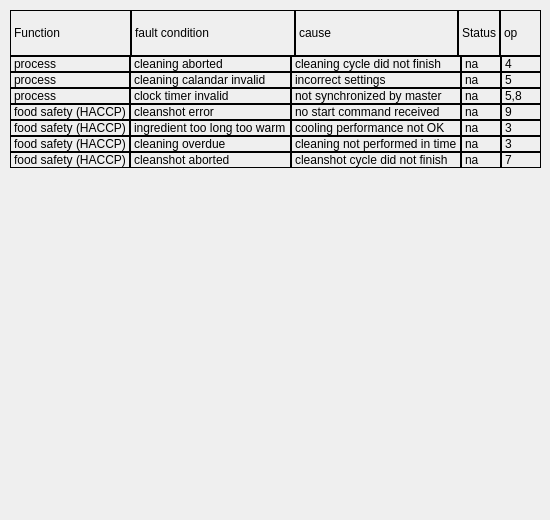
       <widget class="QWidget" name="pg_clean">
        <widget class="QWidget" name="verticalLayoutWidget_7">
         <property name="geometry">
          <rect>
           <x>10</x>
           <y>10</y>
           <width>531</width>
           <height>501</height>
          </rect>
         </property>
         <layout class="QVBoxLayout" name="verticalLayout_7" stretch="1,10">
          <property name="spacing">
           <number>0</number>
          </property>
          <item>
           <layout class="QHBoxLayout" name="horizontalLayout_8" stretch="2,4,4,1,1">
            <property name="spacing">
             <number>0</number>
            </property>
            <item>
             <widget class="QLabel" name="label_114">
              <property name="frameShape">
               <enum>QFrame::Panel</enum>
              </property>
              <property name="text">
               <string>Function                    </string>
              </property>
             </widget>
            </item>
            <item>
             <widget class="QLabel" name="label_126">
              <property name="frameShape">
               <enum>QFrame::Panel</enum>
              </property>
              <property name="text">
               <string>fault condition</string>
              </property>
             </widget>
            </item>
            <item>
             <widget class="QLabel" name="label_131">
              <property name="frameShape">
               <enum>QFrame::Panel</enum>
              </property>
              <property name="text">
               <string>cause</string>
              </property>
             </widget>
            </item>
            <item>
             <widget class="QLabel" name="label_132">
              <property name="frameShape">
               <enum>QFrame::Panel</enum>
              </property>
              <property name="text">
               <string>Status</string>
              </property>
             </widget>
            </item>
            <item>
             <widget class="QLabel" name="label_133">
              <property name="frameShape">
               <enum>QFrame::Panel</enum>
              </property>
              <property name="text">
               <string>op</string>
              </property>
             </widget>
            </item>
           </layout>
          </item>
          <item>
           <layout class="QGridLayout" name="gridLayout_7" columnstretch="2,4,4,1,1">
            <property name="spacing">
             <number>0</number>
            </property>
            <item row="4" column="3">
             <widget class="QLabel" name="lb_bit_54">
              <property name="frameShape">
               <enum>QFrame::Panel</enum>
              </property>
              <property name="text">
               <string>na</string>
              </property>
             </widget>
            </item>
            <item row="0" column="0">
             <widget class="QLabel" name="label_146">
              <property name="frameShape">
               <enum>QFrame::Panel</enum>
              </property>
              <property name="text">
               <string>process</string>
              </property>
             </widget>
            </item>
            <item row="0" column="3">
             <widget class="QLabel" name="lb_bit_50">
              <property name="frameShape">
               <enum>QFrame::Panel</enum>
              </property>
              <property name="text">
               <string>na</string>
              </property>
             </widget>
            </item>
            <item row="0" column="2">
             <widget class="QLabel" name="label_148">
              <property name="frameShape">
               <enum>QFrame::Panel</enum>
              </property>
              <property name="text">
               <string>cleaning cycle did not finish</string>
              </property>
             </widget>
            </item>
            <item row="1" column="3">
             <widget class="QLabel" name="lb_bit_51">
              <property name="frameShape">
               <enum>QFrame::Panel</enum>
              </property>
              <property name="text">
               <string>na</string>
              </property>
             </widget>
            </item>
            <item row="1" column="0">
             <widget class="QLabel" name="label_147">
              <property name="frameShape">
               <enum>QFrame::Panel</enum>
              </property>
              <property name="text">
               <string>process</string>
              </property>
             </widget>
            </item>
            <item row="5" column="3">
             <widget class="QLabel" name="lb_bit_55">
              <property name="frameShape">
               <enum>QFrame::Panel</enum>
              </property>
              <property name="text">
               <string>na</string>
              </property>
             </widget>
            </item>
            <item row="1" column="1">
             <widget class="QLabel" name="label_161">
              <property name="frameShape">
               <enum>QFrame::Panel</enum>
              </property>
              <property name="text">
               <string>cleaning calandar invalid</string>
              </property>
             </widget>
            </item>
            <item row="5" column="0">
             <widget class="QLabel" name="label_135">
              <property name="frameShape">
               <enum>QFrame::Panel</enum>
              </property>
              <property name="text">
               <string>food safety (HACCP)</string>
              </property>
             </widget>
            </item>
            <item row="4" column="0">
             <widget class="QLabel" name="label_137">
              <property name="frameShape">
               <enum>QFrame::Panel</enum>
              </property>
              <property name="text">
               <string>food safety (HACCP)</string>
              </property>
             </widget>
            </item>
            <item row="0" column="4">
             <widget class="QLabel" name="label_144">
              <property name="frameShape">
               <enum>QFrame::Panel</enum>
              </property>
              <property name="text">
               <string>4</string>
              </property>
             </widget>
            </item>
            <item row="3" column="0">
             <widget class="QLabel" name="label_143">
              <property name="frameShape">
               <enum>QFrame::Panel</enum>
              </property>
              <property name="text">
               <string>food safety (HACCP)</string>
              </property>
             </widget>
            </item>
            <item row="0" column="1">
             <widget class="QLabel" name="label_136">
              <property name="frameShape">
               <enum>QFrame::Panel</enum>
              </property>
              <property name="text">
               <string>cleaning aborted</string>
              </property>
             </widget>
            </item>
            <item row="2" column="3">
             <widget class="QLabel" name="lb_bit_52">
              <property name="frameShape">
               <enum>QFrame::Panel</enum>
              </property>
              <property name="text">
               <string>na</string>
              </property>
             </widget>
            </item>
            <item row="3" column="3">
             <widget class="QLabel" name="lb_bit_53">
              <property name="frameShape">
               <enum>QFrame::Panel</enum>
              </property>
              <property name="text">
               <string>na</string>
              </property>
             </widget>
            </item>
            <item row="2" column="0">
             <widget class="QLabel" name="label_134">
              <property name="frameShape">
               <enum>QFrame::Panel</enum>
              </property>
              <property name="text">
               <string>process</string>
              </property>
             </widget>
            </item>
            <item row="5" column="1">
             <widget class="QLabel" name="label_167">
              <property name="frameShape">
               <enum>QFrame::Panel</enum>
              </property>
              <property name="text">
               <string>cleaning overdue</string>
              </property>
             </widget>
            </item>
            <item row="3" column="1">
             <widget class="QLabel" name="label_164">
              <property name="frameShape">
               <enum>QFrame::Panel</enum>
              </property>
              <property name="text">
               <string>cleanshot error</string>
              </property>
             </widget>
            </item>
            <item row="2" column="1">
             <widget class="QLabel" name="label_162">
              <property name="frameShape">
               <enum>QFrame::Panel</enum>
              </property>
              <property name="text">
               <string>clock timer invalid</string>
              </property>
             </widget>
            </item>
            <item row="4" column="1">
             <widget class="QLabel" name="label_166">
              <property name="frameShape">
               <enum>QFrame::Panel</enum>
              </property>
              <property name="text">
               <string>ingredient too long too warm</string>
              </property>
             </widget>
            </item>
            <item row="6" column="0">
             <widget class="QLabel" name="label_168">
              <property name="frameShape">
               <enum>QFrame::Panel</enum>
              </property>
              <property name="text">
               <string>food safety (HACCP)</string>
              </property>
             </widget>
            </item>
            <item row="6" column="1">
             <widget class="QLabel" name="label_169">
              <property name="frameShape">
               <enum>QFrame::Panel</enum>
              </property>
              <property name="text">
               <string>cleanshot aborted</string>
              </property>
             </widget>
            </item>
            <item row="6" column="3">
             <widget class="QLabel" name="lb_bit_56">
              <property name="frameShape">
               <enum>QFrame::Panel</enum>
              </property>
              <property name="text">
               <string>na</string>
              </property>
             </widget>
            </item>
            <item row="1" column="2">
             <widget class="QLabel" name="label_171">
              <property name="frameShape">
               <enum>QFrame::Panel</enum>
              </property>
              <property name="text">
               <string>incorrect settings</string>
              </property>
             </widget>
            </item>
            <item row="2" column="2">
             <widget class="QLabel" name="label_172">
              <property name="frameShape">
               <enum>QFrame::Panel</enum>
              </property>
              <property name="text">
               <string>not synchronized by master</string>
              </property>
             </widget>
            </item>
            <item row="3" column="2">
             <widget class="QLabel" name="label_173">
              <property name="frameShape">
               <enum>QFrame::Panel</enum>
              </property>
              <property name="text">
               <string>no start command received</string>
              </property>
             </widget>
            </item>
            <item row="4" column="2">
             <widget class="QLabel" name="label_174">
              <property name="frameShape">
               <enum>QFrame::Panel</enum>
              </property>
              <property name="text">
               <string>cooling performance not OK</string>
              </property>
             </widget>
            </item>
            <item row="5" column="2">
             <widget class="QLabel" name="label_175">
              <property name="frameShape">
               <enum>QFrame::Panel</enum>
              </property>
              <property name="text">
               <string>cleaning not performed in time</string>
              </property>
             </widget>
            </item>
            <item row="6" column="2">
             <widget class="QLabel" name="label_176">
              <property name="frameShape">
               <enum>QFrame::Panel</enum>
              </property>
              <property name="text">
               <string>cleanshot cycle did not finish</string>
              </property>
             </widget>
            </item>
            <item row="1" column="4">
             <widget class="QLabel" name="label_127">
              <property name="frameShape">
               <enum>QFrame::Panel</enum>
              </property>
              <property name="text">
               <string>5</string>
              </property>
             </widget>
            </item>
            <item row="2" column="4">
             <widget class="QLabel" name="label_128">
              <property name="frameShape">
               <enum>QFrame::Panel</enum>
              </property>
              <property name="text">
               <string>5,8</string>
              </property>
             </widget>
            </item>
            <item row="3" column="4">
             <widget class="QLabel" name="label_129">
              <property name="frameShape">
               <enum>QFrame::Panel</enum>
              </property>
              <property name="text">
               <string>9</string>
              </property>
             </widget>
            </item>
            <item row="4" column="4">
             <widget class="QLabel" name="label_130">
              <property name="frameShape">
               <enum>QFrame::Panel</enum>
              </property>
              <property name="text">
               <string>3</string>
              </property>
             </widget>
            </item>
            <item row="5" column="4">
             <widget class="QLabel" name="label_141">
              <property name="frameShape">
               <enum>QFrame::Panel</enum>
              </property>
              <property name="text">
               <string>3</string>
              </property>
             </widget>
            </item>
            <item row="6" column="4">
             <widget class="QLabel" name="label_142">
              <property name="frameShape">
               <enum>QFrame::Panel</enum>
              </property>
              <property name="text">
               <string>7</string>
              </property>
             </widget>
            </item>
            <item row="7" column="1">
             <spacer name="verticalSpacer_8">
              <property name="orientation">
               <enum>Qt::Vertical</enum>
              </property>
              <property name="sizeHint" stdset="0">
               <size>
                <width>20</width>
                <height>40</height>
               </size>
              </property>
             </spacer>
            </item>
           </layout>
          </item>
         </layout>
        </widget>
       </widget>
